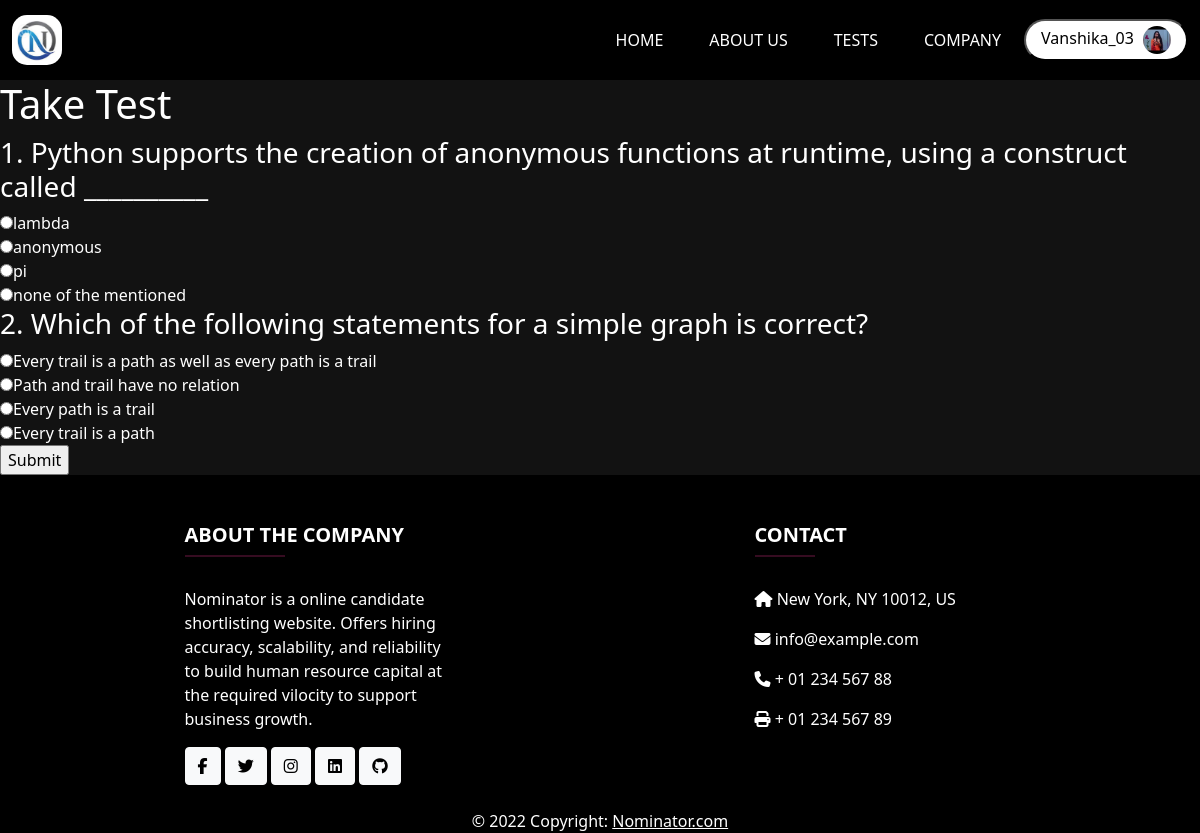
Page /take-test/2 (signed in) on the committed database.
### models.py (models this page shows, shortened)
class Candidate(db.Model, UserMixin):
    username = db.Column(db.String(100), primary_key=True)
    email = db.Column(db.String(100), unique=True, nullable=False)
    password = db.Column(db.String(100), unique=True, nullable=False)
    firstname = db.Column(db.String(100), nullable=False)
    lastname = db.Column(db.String(100))
    linkedin = db.Column(db.String(100))
    github = db.Column(db.String(100))
    resume = db.Column(db.String(200), default=False)
    gender = db.Column(db.Enum(CandidateGender))
    about_me = db.Column(db.String(500), nullable = True)
    profile_pic = db.Column(db.String(200) , nullable = True , default = 'default_pic.jpg')
    skills = db.relationship('Skill', secondary="candidate_skills", backref='candidate', lazy=True)

class TechnicalQuestion(db.Model):
    id = db.Column(db.Integer, primary_key=True)
    question = db.Column(db.String(2000), nullable=False)
    category = db.Column(db.String(500), nullable=False)
    owner_company = db.Column(db.String(100), db.ForeignKey("company.username"))
    difficulty = db.Column(db.Enum(Difficulty))
    option1 = db.Column(db.String(2000), nullable=False)
    option2 = db.Column(db.String(2000), nullable=False)
    option3 = db.Column(db.String(2000), nullable=False)
    correctoption = db.Column(db.String(2000), nullable=False)
    is_public = db.Column(db.Boolean, nullable=False)

### views.py (the view, shortened to what this page needs)
@app.route('/take-test/<test_id>' , methods=['GET', 'POST'])
@login_required
def take_test(test_id):
    if current_user.__class__ == models.Candidate:
        technicaltest = TechnicalTest.query.filter_by(id=test_id).first()
        if not technicaltest:
            abort(404)
        if not technicaltest.is_public :
            flash('You are not authorized to access this test!', 'danger')
            return redirect(url_for('tests'))
        return render_template('taketest.html', technicaltest=technicaltest)
    else:
        return ("YOU ARE NOT ELIGIBLE TO TAKE THE TEST")

### app.py (called while the page is built)
@login_manager.user_loader
def load_user(username):
    user = Company.query.filter_by(username=username).first()
    if not user:
        user = Candidate.query.filter_by(username=username).first()
    return user

def shuffle_list(lst):
    shuffle(lst)
    return lst

def _enumerate(seq):
    return enumerate(seq)

### templates/taketest.html (shortened to what this page needs)
{% extends 'base.html' %}
{% block body %}
<h1>Take Test</h1>
	<form method="POST">
		{% for i, question in technicaltest.questions|enumerate %}
		<div class="question">
			<h3>{{ i + 1 }}. {{ question.question }}</h3>
			{% set options = [question.option1, question.option2, question.option3, question.correctoption]|shuffle %}
			{% for option in options %}
			<input type="radio" name="question-{{ question.id }}" value="{{ option }}">{{ option }}<br>
			{% endfor %}
		</div>
		{% endfor %}
		<input type="submit" value="Submit">
	</form>
{% endblock %}

### templates/navbar.html (shortened to what this page needs)
{% block css %}
    <link rel="stylesheet" href="{{url_for('static', filename='css/navbar.css')}}">
{% endblock %}
<nav class="navbar sticky-top navbar-expand-md navbar-light bg-dark">
    <div class="container-fluid">
        <a href="/" class="navbar-brand">
            <img id="logo" src="{{url_for('static', filename='img/logo.png')}}" width="50" height="50" alt="CoolBrand">
        </a>
        <div class="collapse navbar-collapse" id="navbarCollapse">
            <div class="navbar-nav ms-auto">
                <a href="/" id="clickid1" class="nav-item nav-link">Home</a>
                <a href="/about" id="clickid2" class="nav-item nav-link">About Us</a>
                <a href="/tests" id="clickid3" class="nav-item nav-link">Tests</a>
                <a href="/company" id="clickid4" class="nav-item nav-link">Company</a>
                {% if current_user.is_authenticated %}
                {% if user_class == 'company' %}
                <div class="profile-div">
                    <button class="btn-profile nav-item" onclick="showDropdown()">
                        {{current_user.company_name}}<img src="/uploads/ProfilePic/{{ company_logo }}" class="pro-pic" alt="Profile Picture" >
                    </button>
                    <div class="dropdown-profile">
                        <a class="dropdown-content" href="{{url_for('Company_profile' , username = current_user.username) }}">Profile</a>
                        <a class="dropdown-content" href="{{ url_for('auth.logout') }}">Logout</a>
                    </div>
                </div>
                {% elif user_class == 'candidate' %}
                <div class="profile-div">
                    <button class="btn-profile nav-item" onclick="showDropdown()">
                        {{current_user.username}}
                        {% if profile_pic %}
                        <img src="/uploads/ProfilePic/{{ profile_pic }}" class="pro-pic" alt="Profile Picture" >
                        {% else %}
                        <img src="/static/img/default_user.png" class="pro-pic" alt="Profile Picture" >
                        {% endif %}
                    </button>
                </div>
                {% endif %}
                {% endif %}
            </div>
        </div>
    </div>
</nav>

### static/css/navbar.css (style rules this page uses)
body { background-color: #121212; color: white; }
#logo { border-radius: 15px; }
.navbar { background-color: black !important; }
.nav-link { color: white !important; text-transform: uppercase; margin: 0 15px; display: inline-block; position: relative; }
.nav-link:after { content: ''; position: absolute; width: 100%; transform: scaleX(0); height: 3px; bottom: 0; left: 0; background-color: #d63384; transform-origin: bottom right; transition: transform 0.50s ease-out; }
.navbar-nav { align-items: center; margin: 1% 0; }
.pro-pic { width: 28px; height: 28px; margin-left: 5px; border-radius: 50%; }
.btn-profile { border-radius: 40px; background-color: white ; color: black; padding: 5px 15px; }

### rows in the picture
Candidate: username "Vanshika_03", profile_pic (picture)
TechnicalQuestion: i "1", question "Python supports the creation of anonymous functions at runtime, using a construct called __________", correctoption "lambda", option2 "anonymous", option1 "pi", option3 "none of the mentioned"
TechnicalQuestion: i+1 "2", question "Which of the following statements for a simple graph is correct?", option2 "Every trail is a path as well as every path is a trail", option3 "Path and trail have no relation", correctoption "Every path is a trail", option1 "Every trail is a path"
